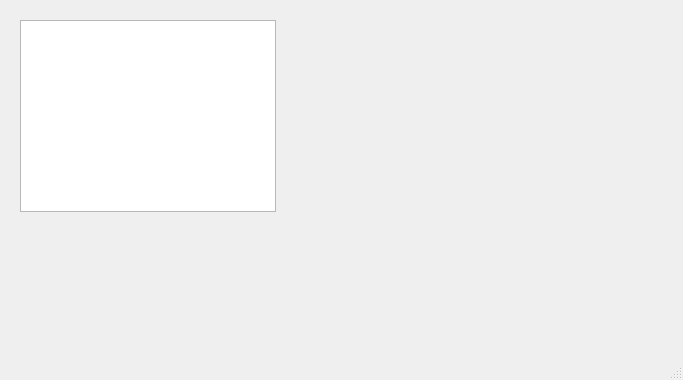
<?xml version="1.0" encoding="UTF-8"?>
<ui version="4.0">
 <class>ScopeManager</class>
 <widget class="QMainWindow" name="ScopeManager">
  <property name="geometry">
   <rect>
    <x>0</x>
    <y>0</y>
    <width>683</width>
    <height>380</height>
   </rect>
  </property>
  <property name="windowTitle">
   <string>MainWindow</string>
  </property>
  <widget class="QWidget" name="centralwidget">
   <widget class="QListWidget" name="scopeList">
    <property name="geometry">
     <rect>
      <x>20</x>
      <y>20</y>
      <width>256</width>
      <height>192</height>
     </rect>
    </property>
   </widget>
  </widget>
  <widget class="QStatusBar" name="statusbar"/>
 </widget>
 <resources/>
 <connections/>
</ui>
